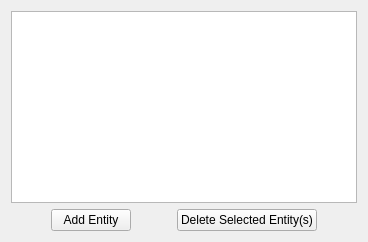
          <widget class="QWidget" name="EntitiesTab">
           <attribute name="title">
            <string>Entities</string>
           </attribute>
           <layout class="QHBoxLayout" name="horizontalLayout_2">
            <item>
             <layout class="QVBoxLayout" name="verticalLayout_3">
              <item>
               <widget class="QTableView" name="Entities">
                <property name="alternatingRowColors">
                 <bool>true</bool>
                </property>
                <property name="selectionMode">
                 <enum>QAbstractItemView::ExtendedSelection</enum>
                </property>
                <property name="selectionBehavior">
                 <enum>QAbstractItemView::SelectRows</enum>
                </property>
                <property name="sortingEnabled">
                 <bool>true</bool>
                </property>
               </widget>
              </item>
              <item>
               <layout class="QHBoxLayout" name="horizontalLayout">
                <item>
                 <spacer name="horizontalSpacer_6">
                  <property name="orientation">
                   <enum>Qt::Horizontal</enum>
                  </property>
                  <property name="sizeHint" stdset="0">
                   <size>
                    <width>40</width>
                    <height>20</height>
                   </size>
                  </property>
                 </spacer>
                </item>
                <item>
                 <widget class="QPushButton" name="addEntityButton">
                  <property name="text">
                   <string>Add Entity</string>
                  </property>
                 </widget>
                </item>
                <item>
                 <spacer name="horizontalSpacer">
                  <property name="orientation">
                   <enum>Qt::Horizontal</enum>
                  </property>
                  <property name="sizeHint" stdset="0">
                   <size>
                    <width>40</width>
                    <height>20</height>
                   </size>
                  </property>
                 </spacer>
                </item>
                <item>
                 <widget class="QPushButton" name="deleteEntityButton">
                  <property name="text">
                   <string>Delete Selected Entity(s)</string>
                  </property>
                 </widget>
                </item>
                <item>
                 <spacer name="horizontalSpacer_7">
                  <property name="orientation">
                   <enum>Qt::Horizontal</enum>
                  </property>
                  <property name="sizeHint" stdset="0">
                   <size>
                    <width>40</width>
                    <height>20</height>
                   </size>
                  </property>
                 </spacer>
                </item>
               </layout>
              </item>
             </layout>
            </item>
           </layout>
          </widget>
